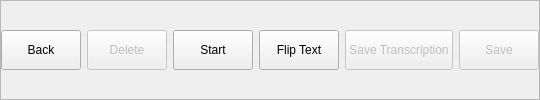
               <widget class="QFrame" name="NavBox">
                <property name="sizePolicy">
                 <sizepolicy hsizetype="Preferred" vsizetype="Preferred">
                  <horstretch>0</horstretch>
                  <verstretch>0</verstretch>
                 </sizepolicy>
                </property>
                <property name="minimumSize">
                 <size>
                  <width>0</width>
                  <height>40</height>
                 </size>
                </property>
                <property name="frameShape">
                 <enum>QFrame::Shape::StyledPanel</enum>
                </property>
                <property name="frameShadow">
                 <enum>QFrame::Shadow::Raised</enum>
                </property>
                <layout class="QHBoxLayout" name="horizontalLayout_3">
                 <property name="spacing">
                  <number>6</number>
                 </property>
                 <property name="leftMargin">
                  <number>0</number>
                 </property>
                 <property name="topMargin">
                  <number>0</number>
                 </property>
                 <property name="rightMargin">
                  <number>0</number>
                 </property>
                 <property name="bottomMargin">
                  <number>0</number>
                 </property>
                 <item>
                  <widget class="QPushButton" name="btn_back">
                   <property name="sizePolicy">
                    <sizepolicy hsizetype="Preferred" vsizetype="Preferred">
                     <horstretch>0</horstretch>
                     <verstretch>0</verstretch>
                    </sizepolicy>
                   </property>
                   <property name="minimumSize">
                    <size>
                     <width>0</width>
                     <height>40</height>
                    </size>
                   </property>
                   <property name="maximumSize">
                    <size>
                     <width>155</width>
                     <height>40</height>
                    </size>
                   </property>
                   <property name="text">
                    <string>Back</string>
                   </property>
                   <property name="icon">
                    <iconset resource="resources.qrc">
                     <normaloff>:/icons/images/icons/cil-arrow-circle-left.png</normaloff>:/icons/images/icons/cil-arrow-circle-left.png</iconset>
                   </property>
                  </widget>
                 </item>
                 <item>
                  <widget class="QPushButton" name="btn_delete_row">
                   <property name="enabled">
                    <bool>false</bool>
                   </property>
                   <property name="sizePolicy">
                    <sizepolicy hsizetype="Preferred" vsizetype="Preferred">
                     <horstretch>0</horstretch>
                     <verstretch>0</verstretch>
                    </sizepolicy>
                   </property>
                   <property name="minimumSize">
                    <size>
                     <width>0</width>
                     <height>40</height>
                    </size>
                   </property>
                   <property name="maximumSize">
                    <size>
                     <width>155</width>
                     <height>40</height>
                    </size>
                   </property>
                   <property name="text">
                    <string>Delete</string>
                   </property>
                   <property name="icon">
                    <iconset resource="resources.qrc">
                     <normaloff>:/icons/images/icons/cil-x.png</normaloff>:/icons/images/icons/cil-x.png</iconset>
                   </property>
                  </widget>
                 </item>
                 <item>
                  <widget class="QPushButton" name="btn_start">
                   <property name="sizePolicy">
                    <sizepolicy hsizetype="Preferred" vsizetype="Preferred">
                     <horstretch>0</horstretch>
                     <verstretch>0</verstretch>
                    </sizepolicy>
                   </property>
                   <property name="minimumSize">
                    <size>
                     <width>0</width>
                     <height>40</height>
                    </size>
                   </property>
                   <property name="maximumSize">
                    <size>
                     <width>155</width>
                     <height>40</height>
                    </size>
                   </property>
                   <property name="text">
                    <string>Start</string>
                   </property>
                   <property name="icon">
                    <iconset resource="resources.qrc">
                     <normaloff>:/icons/images/icons/cil-media-play.png</normaloff>:/icons/images/icons/cil-media-play.png</iconset>
                   </property>
                   <property name="checkable">
                    <bool>true</bool>
                   </property>
                  </widget>
                 </item>
                 <item>
                  <widget class="QPushButton" name="btn_reverse">
                   <property name="minimumSize">
                    <size>
                     <width>0</width>
                     <height>40</height>
                    </size>
                   </property>
                   <property name="maximumSize">
                    <size>
                     <width>155</width>
                     <height>40</height>
                    </size>
                   </property>
                   <property name="text">
                    <string>Flip Text</string>
                   </property>
                   <property name="icon">
                    <iconset theme="media-playlist-repeat"/>
                   </property>
                  </widget>
                 </item>
                 <item>
                  <widget class="QPushButton" name="btn_save_transcription">
                   <property name="enabled">
                    <bool>false</bool>
                   </property>
                   <property name="minimumSize">
                    <size>
                     <width>0</width>
                     <height>40</height>
                    </size>
                   </property>
                   <property name="maximumSize">
                    <size>
                     <width>155</width>
                     <height>16777215</height>
                    </size>
                   </property>
                   <property name="text">
                    <string>Save Transcription</string>
                   </property>
                   <property name="icon">
                    <iconset resource="resources.qrc">
                     <normaloff>:/icons/images/icons/cil-save.png</normaloff>:/icons/images/icons/cil-save.png</iconset>
                   </property>
                  </widget>
                 </item>
                 <item>
                  <widget class="QPushButton" name="btn_save">
                   <property name="enabled">
                    <bool>false</bool>
                   </property>
                   <property name="sizePolicy">
                    <sizepolicy hsizetype="Preferred" vsizetype="Preferred">
                     <horstretch>0</horstretch>
                     <verstretch>0</verstretch>
                    </sizepolicy>
                   </property>
                   <property name="minimumSize">
                    <size>
                     <width>0</width>
                     <height>40</height>
                    </size>
                   </property>
                   <property name="maximumSize">
                    <size>
                     <width>155</width>
                     <height>40</height>
                    </size>
                   </property>
                   <property name="text">
                    <string>Save</string>
                   </property>
                   <property name="icon">
                    <iconset resource="resources.qrc">
                     <normaloff>:/icons/images/icons/cil-save.png</normaloff>:/icons/images/icons/cil-save.png</iconset>
                   </property>
                  </widget>
                 </item>
                </layout>
               </widget>
